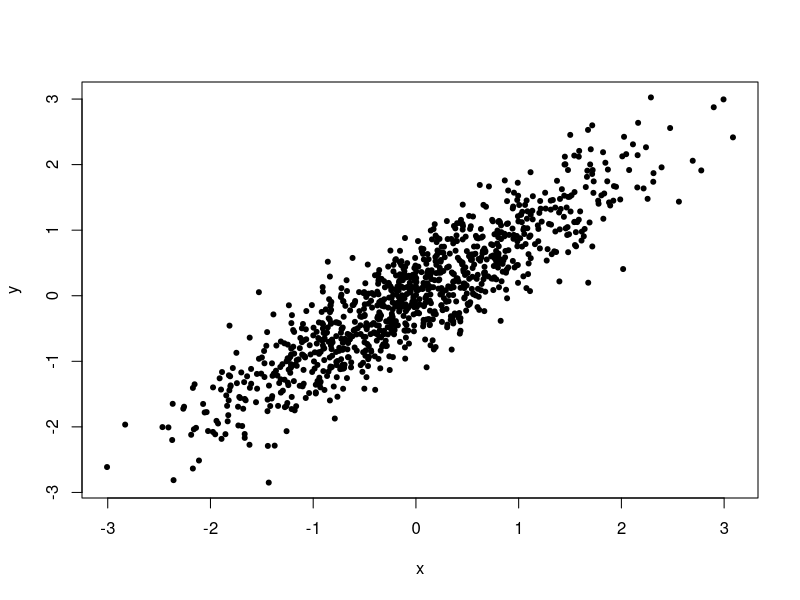
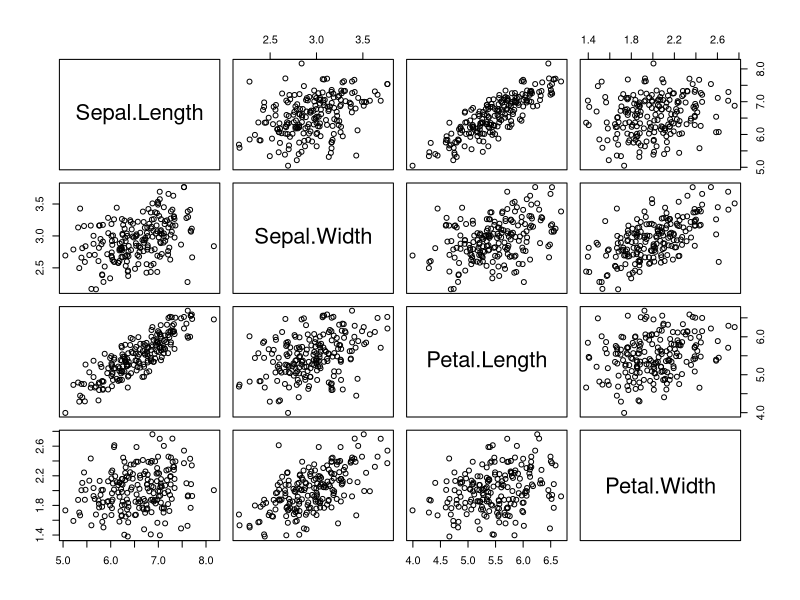

Source code (R) for these figures, in order:
###################################

# Multivariate normal distribution

###################################

library(MASS)
X<-fractions(c(1/2,1,3,1,3,1/4,2,-1,6,5,6,-1/2))
X
A<-fractions(matrix(X,nrow = 4,ncol = 3))
A

############################################################

# Spectral decomposition method for generating Nd(µ, Σ) samples

###############################################################

# mean and covariance parameters
mu <- c(0, 0)
Sigma <- matrix(c(1, .9, .9, 1), nrow = 2, ncol = 2)
Sigma

# The eigen function returns the eigenvalues and eigenvectors of a matrix

rmvn.eigen <-
  function(n, mu, Sigma) {
    # generate n random vectors from MVN(mu, Sigma)
    # dimension is inferred from mu and Sigma
    d <- length(mu)
    ev <- eigen(Sigma, symmetric = TRUE)
    lambda <- ev$values
    V <- ev$vectors
    R <- V %*% diag(sqrt(lambda)) %*% t(V)
    Z <- matrix(rnorm(n*d), nrow = n, ncol = d)
    X <- Z %*% R + matrix(mu, n, d, byrow = TRUE)
    X
  }

# generate the sample
X <- rmvn.eigen(1000, mu, Sigma)
plot(X, xlab = "x", ylab = "y", pch = 20)
print(colMeans(X))
print(cor(X))

###############################################################
# SVD Method of generating Nd(µ, Σ) samples
#######################################################

rmvn.svd <-
  function(n, mu, Sigma) {
    # generate n random vectors from MVN(mu, Sigma)
    # dimension is inferred from mu and Sigma
    d <- length(mu)
    S <- svd(Sigma)
    R <- S$u %*% diag(sqrt(S$d)) %*% t(S$v) #sq. root Sigma
    Z <- matrix(rnorm(n*d), nrow=n, ncol=d)
    X <- Z %*% R + matrix(mu, n, d, byrow=TRUE)
    X
  }

##########################################################
# Choleski factorization method of generating Nd(µ, Σ) samples
###########################################################

rmvn.Choleski <-
  function(n, mu, Sigma) {
    # generate n random vectors from MVN(mu, Sigma)
    # dimension is inferred from mu and Sigma
    d <- length(mu)
    Q <- chol(Sigma) # Choleski factorization of Sigma
    Z <- matrix(rnorm(n*d), nrow=n, ncol=d)
    X <- Z %*% Q + matrix(mu, n, d, byrow=TRUE)
    X
  }
y <- subset(x=iris, Species=="virginica")[, 1:4]
mu <- colMeans(y)
Sigma <- cov(y)
mu
Sigma
#now generate MVN data with this mean and covariance
X <- rmvn.Choleski(200, mu, Sigma)
pairs(X)
View(iris)

##############################################################
# Comparing Performance of Generators
###############################################################

library(MASS)
library(mvtnorm)
n <- 100 #sample size
d <- 30 #dimension
N <- 2000 #iterations
mu <- numeric(d)
set.seed(100)
system.time(for (i in 1:N)
  rmvn.eigen(n, mu, cov(matrix(rnorm(n*d), n, d))))
set.seed(100)
system.time(for (i in 1:N)
  rmvn.svd(n, mu, cov(matrix(rnorm(n*d), n, d))))
set.seed(100)
system.time(for (i in 1:N)
  rmvn.Choleski(n, mu, cov(matrix(rnorm(n*d), n, d))))
set.seed(100)
system.time(for (i in 1:N)
  mvrnorm(n, mu, cov(matrix(rnorm(n*d), n, d))))
set.seed(100)
system.time(for (i in 1:N)
  rmvnorm(n, mu, cov(matrix(rnorm(n*d), n, d))))
set.seed(100)
system.time(for (i in 1:N)
  cov(matrix(rnorm(n*d), n, d)))

###########################################################
# Monte Carlo integration
##########################################################

m<-10^6
X<-runif(m)
2*exp(-6)*mean(exp(-4*X)) 
###############################################
m<-10^6
y<-runif(m)
y
0.5-2.5/sqrt(2*pi)*mean(exp(-1/2*(2.5*y)^2)) 
######################################################
# Find Q(-2.5)
m<-10^5
X<-runif(m,-2.5,0)
exp(-1/2*X^2)
0.5-2.5/sqrt(2*pi)*mean(exp(-1/2*X^2))
